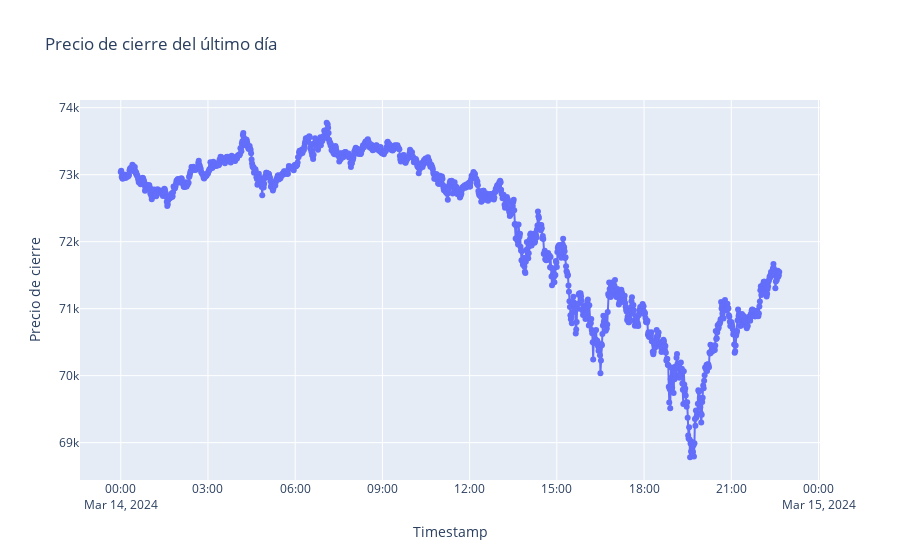

The notebook cell saved with this chart:
### Code cell
# Lista de opciones para el dropdown
opciones = ['Año', 'Mes', 'Dia']

# Crear el dropdown con un ancho personalizado para la descripción
dropdown = widgets.Dropdown(options=opciones, description='Selecciona un rango de tiempo:', style={'description_width': 'initial'})

# Función para imprimir solo el valor seleccionado
def imprimir_valor_seleccionado(change):
    #print("Seleccionaste:", change.new)
    ## si el valor seleccionado es Año
    if change.new == 'Dia':
        # Filtra el DataFrame para obtener solo los datos del último día
        ultimo_dia = df[df['timestamp'].dt.date == df['timestamp'].max().date()]

        # Crea la figura de Plotly
        fig = go.Figure()

        # Añade la línea al gráfico
        fig.add_trace(go.Scatter(x=ultimo_dia['timestamp'], y=ultimo_dia['close'], mode='lines+markers', name='Precio de cierre'))

        # Configura el diseño del gráfico
        fig.update_layout(title='Precio de cierre del último día',
                        xaxis_title='Timestamp',
                        yaxis_title='Precio de cierre')

        # Añade la funcionalidad de mostrar información al pasar el cursor
        fig.update_layout(hovermode='x unified')

        # Muestra el gráfico
        fig.show()

        # Filtra el DataFrame para obtener solo los datos del último día
        ultimo_dia = df[df['timestamp'].dt.date == df['timestamp'].max().date()]
        # Calcular el máximo y el mínimo del precio en el último mes
        precio_maximo = ultimo_dia['close'].max()
        precio_minimo = ultimo_dia['close'].min()

        # Verificar si el precio es ascendente o descendente
        precio_inicio = ultimo_dia.iloc[0]['close']
        precio_fin = ultimo_dia.iloc[-1]['close']

        if precio_fin > precio_inicio:
            tendencia = "ASCENDENTE"
        elif precio_fin < precio_inicio:
            tendencia = "DESCENDENTE"
        else:
            tendencia = "CONSTANTE"

        # Calcular la variación porcentual del precio en el último mes
        variacion_porcentual = ((precio_fin - precio_inicio) / precio_inicio) * 100

        print("El precio máximo en el último dia:", "$", precio_maximo)
        print("El precio mínimo en el último dia:", "$", precio_minimo)
        print("La tendencia del precio en el último mes es", tendencia)
        print("La variación porcentual del precio en el último mes es:", "{:.2f}%".format(variacion_porcentual))
    elif change.new == 'Mes':
        # Filtra el DataFrame para obtener solo los datos del último mes
        ultimo_mes = df[df['timestamp'] > df['timestamp'].max() - timedelta(days=30)]

        # Crea la figura de Plotly
        fig = go.Figure()

        # Añade la línea al gráfico
        fig.add_trace(go.Scatter(x=ultimo_mes['timestamp'], y=ultimo_mes['close'], mode='lines+markers', name='Precio de cierre'))

        # Configura el diseño del gráfico
        fig.update_layout(title='Precio de cierre del último mes',
                        xaxis_title='Timestamp',
                        yaxis_title='Precio de cierre')

        # Añade la funcionalidad de mostrar información al pasar el cursor
        fig.update_layout(hovermode='x unified')

        # Muestra el gráfico
        fig.show()
        
        # Filtra el DataFrame para obtener solo los datos del último mes
        ultimo_mes = df[df['timestamp'] >= df['timestamp'].max() - pd.DateOffset(months=1)]
        # Calcular el máximo y el mínimo del precio en el último mes
        precio_maximo = ultimo_mes['close'].max()
        precio_minimo = ultimo_mes['close'].min()

        # Verificar si el precio es ascendente o descendente
        precio_inicio = ultimo_mes.iloc[0]['close']
        precio_fin = ultimo_mes.iloc[-1]['close']

        if precio_fin > precio_inicio:
            tendencia = "ASCENDENTE"
        elif precio_fin < precio_inicio:
            tendencia = "DESCENDENTE"
        else:
            tendencia = "CONSTANTE"

        # Calcular la variación porcentual del precio en el último mes
        variacion_porcentual = ((precio_fin - precio_inicio) / precio_inicio) * 100

        print("El precio máximo en el último mes:", "$", precio_maximo)
        print("El precio mínimo en el último mes:", "$", precio_minimo)
        print("La tendencia del precio en el último mes es", tendencia)
        print("La variación porcentual del precio en el último mes es:", "{:.2f}%".format(variacion_porcentual))
    elif change.new == 'Año':
        # Filtra el DataFrame para obtener solo los datos del último año
        ultimo_anio = df[df['timestamp'] > df['timestamp'].max() - timedelta(days=365)]

        # Crea la figura de Plotly
        fig = go.Figure()

        # Añade la línea al gráfico
        fig.add_trace(go.Scatter(x=ultimo_anio['timestamp'], y=ultimo_anio['close'], mode='lines+markers', name='Precio de cierre'))

        # Configura el diseño del gráfico
        fig.update_layout(title='Precio de cierre del último año',
                        xaxis_title='Timestamp',
                        yaxis_title='Precio de cierre')

        # Añade la funcionalidad de mostrar información al pasar el cursor
        fig.update_layout(hovermode='x unified')

        # Muestra el gráfico
        fig.show()
        # Calcular el máximo y el mínimo del precio en el último año
        ultimo_anio = df[df['timestamp'] > df['timestamp'].max() - timedelta(days=365)]
        precio_maximo = ultimo_anio['close'].max()
        precio_minimo = ultimo_anio['close'].min()

        # Verificar si el precio es ascendente o descendente
        precio_inicio = ultimo_anio.iloc[0]['close']
        precio_fin = ultimo_anio.iloc[-1]['close']

        if precio_fin > precio_inicio:
            tendencia = "ASCENDENTE"
        elif precio_fin < precio_inicio:
            tendencia = "DESCENDENTE"
        else:
            tendencia = "CONSTANTE"

        # Calcular la variación porcentual del precio en el último mes
        variacion_porcentual = ((precio_fin - precio_inicio) / precio_inicio) * 100

        print("El precio máximo en el último mes:", "$", precio_maximo)
        print("El precio mínimo en el último mes:", "$", precio_minimo)
        print("La tendencia del precio en el último mes es", tendencia)
        print("La variación porcentual del precio en el último mes es:", "{:.2f}%".format(variacion_porcentual))

# Vincular la función con el evento de cambio de valor del dropdown
dropdown.observe(imprimir_valor_seleccionado, names='value')

# Mostrar el dropdown
display(dropdown)

### Figure 1 — Plotly figure (JSON) as saved in the notebook; plotly's stock layout.template omitted (floating-point values rounded to 4 significant figures; data arrays with more than 128 entries replaced by an {"elided": "..."} marker saying what was removed)
{"data": [{"mode": "lines+markers", "name": "Precio de cierre", "type": "scatter", "x": {"elided": "1360 str values"}, "y": {"elided": "1360 float values"}}], "layout": {"hovermode": "x unified", "title": {"text": "Precio de cierre del último día"}, "xaxis": {"title": {"text": "Timestamp"}}, "yaxis": {"title": {"text": "Precio de cierre"}}}}
